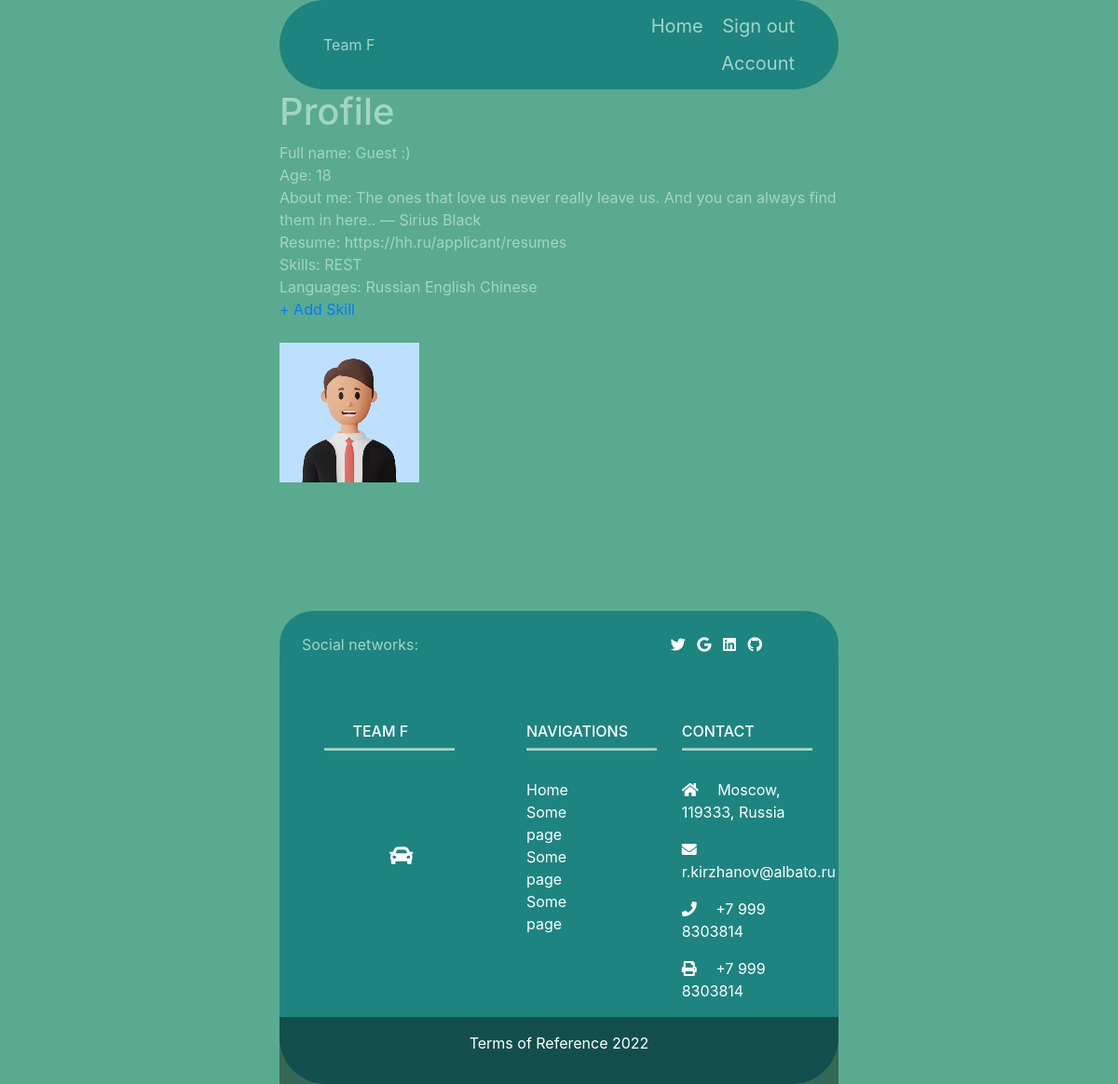
/profile/ (signed in), run on the app's committed database.
### users/models.py (models this page shows, shortened)
class User(AbstractBaseUser):
    email = models.EmailField(max_length=255, unique=True, verbose_name='Email')
    name = models.CharField(max_length=50, verbose_name='Name', default='Guest')
    surname = models.CharField(max_length=50, verbose_name='Surname', default=':)')
    age = models.IntegerField(default=18, verbose_name='Age')
    about = models.TextField(verbose_name='About me', default=random.choice(quote))
    languages = models.ManyToManyField(Language, blank=True, verbose_name='Languages')
    basic_skills = models.ManyToManyField(Skills, blank=True, verbose_name='Basic Skills')
    hobby = models.CharField(max_length=250, null=True, blank=True, verbose_name='Hobby')
    photo = models.ImageField('Photo', upload_to='users/photos', default='default.jpg')
    is_active = models.BooleanField(default=True)
    is_admin = models.BooleanField(default=False)
    url = models.URLField(verbose_name='Link', default='https://hh.ru/applicant/resumes')
    objects = UserManager()
    USERNAME_FIELD = 'email'
    def full_name(self):
        return f'{self.name} {self.surname}'
    def all_basic_skills(self):
        basic_skills = [basic_skill.name for basic_skill in self.basic_skills.all()]
        return ' '.join(basic_skills)
    def all_languages(self):
        languages = [language.name for language in self.languages.all()]
        return ' '.join(languages)

class Skills(models.Model):
    name = models.CharField(max_length=40)
    class Meta:
        verbose_name_plural = 'skills'
        verbose_name = 'skill'

class Language(models.Model):
    name = models.CharField(max_length=40)
    class Meta:
        verbose_name_plural = 'languages'
        verbose_name = 'language'

### users/views.py (the view)
# urls.py: path('profile/', views.profile_view, name='profile'),
@login_required()
def profile_view(request):
    return render(request, 'profile.html')

### templates/profile.html (shortened to what this page needs)
{% extends 'base.html' %}
{% block content %}
    <div class="four"><h1>Profile</h1></div>
    Full name: {{ user.full_name }}<br>
    Age: {{ user.age }}<br>
    About me: {{ user.about }}<br>
    Resume: {{ user.url }}<br>
    Skills: {{ user.all_basic_skills }}<br>
    Languages: {{ user.all_languages }}<br>
    <a href="{% url 'basic_skill' %}">+ Add Skill</a><br><br>
    {% if user.photo %}<img src="{{ user.photo.url }}" alt="{{ user.name }}">{% endif %}<br>
{% endblock %}

### templates/base.html (style rules this page uses)
body { background: #E0FFFF; color: #a2d5c6;width: 50%;border-radius: 5px; background-color: rgba(49, 149, 116, 0.8) }

### templates/profile.html (style rules this page uses)
body { margin-right: 25%; margin-left: 25%; }

### data on the page
User: full_name "Guest :)", age "18", about "The ones that love us never really leave us. And you can always find them in here.. — Sirius Black", url "https://hh.ru/applicant/resumes", all_basic_skills "REST", all_languages "Russian English Chinese", photo (placeholder picture)
